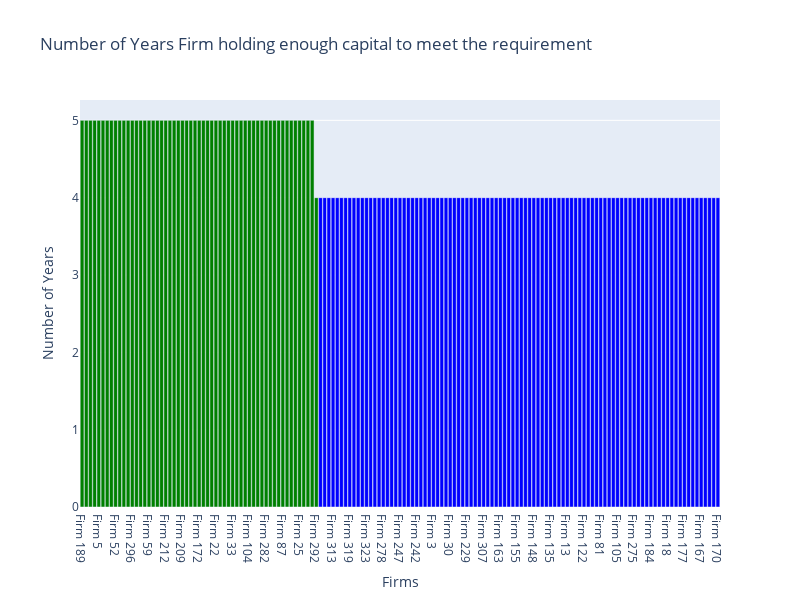

The notebook cell this image was saved under:
### Code cell
plot_requirement_graph(top_scr_ratio)

### Figure 1 — Plotly figure (JSON) as saved in the notebook; plotly's stock layout.template omitted (floating-point values rounded to 4 significant figures; data arrays with more than 128 entries replaced by an {"elided": "..."} marker saying what was removed)
{"data": [{"marker": {"color": {"elided": "153 str values"}}, "textposition": "outside", "type": "bar", "x": {"elided": "153 str values"}, "y": {"elided": "153 int values"}}], "layout": {"autosize": false, "bargap": 0.1, "height": 600, "title": {"text": "Number of Years Firm holding enough capital to meet the requirement"}, "width": 800, "xaxis": {"title": {"text": "Firms"}}, "yaxis": {"title": {"text": "Number of Years"}}}}
